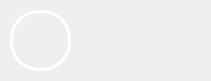
                      <widget class="QFrame" name="frame">
                       <property name="geometry">
                        <rect>
                         <x>670</x>
                         <y>10</y>
                         <width>211</width>
                         <height>81</height>
                        </rect>
                       </property>
                       <property name="styleSheet">
                        <string notr="true">border: 0.4px solid rgb(255, 255, 255);
background-image: url(:/images/images/images/5172658.png);
border-radius: 20px;</string>
                       </property>
                       <property name="frameShape">
                        <enum>QFrame::StyledPanel</enum>
                       </property>
                       <property name="frameShadow">
                        <enum>QFrame::Raised</enum>
                       </property>
                       <widget class="QFrame" name="frame_7">
                        <property name="geometry">
                         <rect>
                          <x>80</x>
                          <y>20</y>
                          <width>131</width>
                          <height>31</height>
                         </rect>
                        </property>
                        <property name="styleSheet">
                         <string notr="true">background-image: url(:/images/images/images/canhsat.png);</string>
                        </property>
                        <property name="frameShape">
                         <enum>QFrame::StyledPanel</enum>
                        </property>
                        <property name="frameShadow">
                         <enum>QFrame::Raised</enum>
                        </property>
                       </widget>
                       <widget class="QFrame" name="frame_16">
                        <property name="geometry">
                         <rect>
                          <x>10</x>
                          <y>10</y>
                          <width>61</width>
                          <height>61</height>
                         </rect>
                        </property>
                        <property name="styleSheet">
                         <string notr="true">image: url(:/images/images/images/113.png);
border: 3px solid rgb(255, 255, 255);
border-radius: 29px;</string>
                        </property>
                        <property name="frameShape">
                         <enum>QFrame::StyledPanel</enum>
                        </property>
                        <property name="frameShadow">
                         <enum>QFrame::Raised</enum>
                        </property>
                       </widget>
                       <widget class="QPushButton" name="canhsatButton">
                        <property name="geometry">
                         <rect>
                          <x>2</x>
                          <y>-3</y>
                          <width>211</width>
                          <height>81</height>
                         </rect>
                        </property>
                        <property name="cursor">
                         <cursorShape>PointingHandCursor</cursorShape>
                        </property>
                        <property name="styleSheet">
                         <string notr="true">border: none;
border-radius: none;
background-image: url(:/images/images/images/nentrongsuot.png);
</string>
                        </property>
                        <property name="text">
                         <string/>
                        </property>
                       </widget>
                      </widget>
